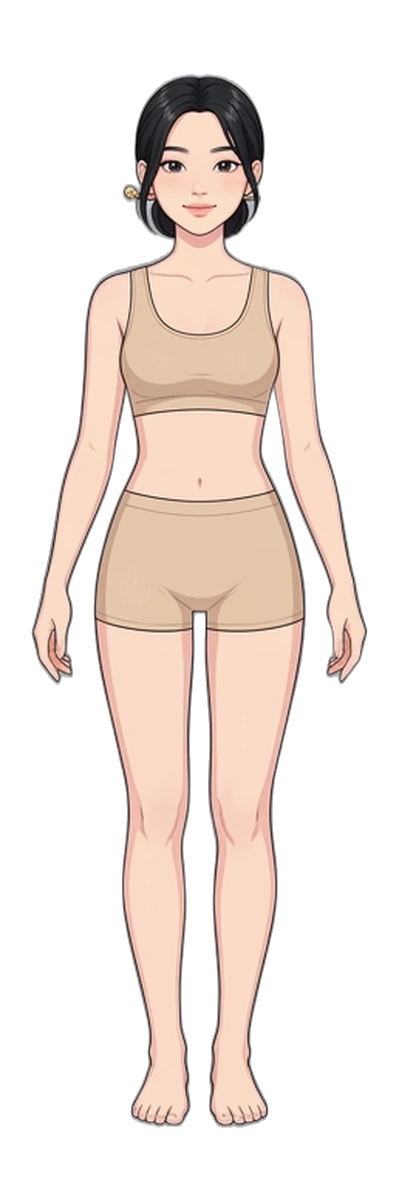
#> input picture art/reference/body.webp, 400 x 1200 px, found by its file name
$ python measure_body.py
#> lines starting #> are read from the running program, lines starting #| are printed output that depends on the picture; after the words box and inside, x2 and y2 are one past the last pixel; in counts of white or black regions, pixels touching at a corner belong together
#!/usr/bin/env python3
"""In bảng bề ngang của ảnh body tham chiếu theo từng độ cao, để hiệu chỉnh ART_REF trong docs/js/avatar.js.

ART_REF gồm các mốc cơ thể (cổ, vai, ngực, eo, hông, đáy quần, gối, cổ chân, gót chân) trên ảnh body, đơn vị 200x600.
Avatar dùng chúng để kéo ảnh đồ cho khớp thân vector. Nếu bạn đổi art/reference/body.webp (hoặc vẽ lại tỉ lệ),
chạy tool này rồi cập nhật ART_REF cho khớp:
  - y  = độ cao của mốc (cột đầu tiên khi bề ngang thân thay đổi: eo = hẹp nhất, hông = rộng nhất, "tách đôi" = đáy quần...)
  - hw = nửa bề ngang tại mốc đó (cột "nửa rộng"; phần trên tính cả tay, phần dưới tính cả hai chân)

Cách dùng (cần: pip install pillow numpy):   python tools/measure_body.py [art/reference/body.webp] [bước=15]
"""
import sys
from pathlib import Path

import numpy as np
from PIL import Image

path = Path(sys.argv[1] if len(sys.argv) > 1 else 'art/reference/body.webp')
step = int(sys.argv[2]) if len(sys.argv) > 2 else 15
alpha = np.array(Image.open(path).convert('RGBA'))[:, :, 3] > 40
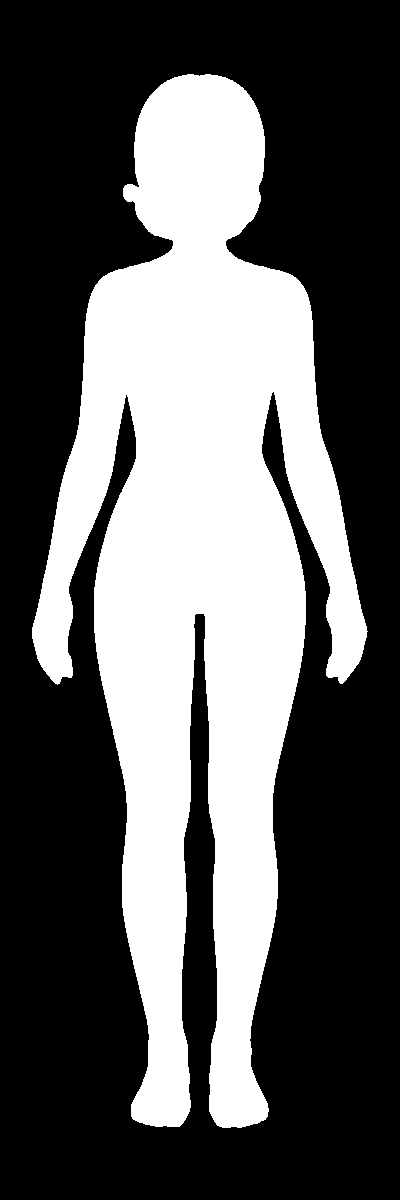
#> alpha: shape (1200, 400) bool; 36.1% white; 1 white region, box (x1, y1, x2, y2) and area: (32, 74, 368, 1128) 173359
h, w = alpha.shape
#> h = 1200; w = 400
sx, sy = 200 / w, 600 / h                                  # về đơn vị 200x600
#> sx = 0.5; sy = 0.5


def runs(row):
    xs = np.where(row)[0]
    if not len(xs):
        return []
    out, start, prev = [], xs[0], xs[0]
    for x in xs[1:]:
        if x != prev + 1:
            out.append((start, prev)); start = x
        prev = x
    out.append((start, prev))
    return out


ys = np.where(alpha.any(axis=1))[0]
#> ys = 1054 values from 74 to 1127
print(f'{path}: {w}x{h}px, cao từ y={ys[0] * sy:.0f} đến y={ys[-1] * sy:.0f} (đơn vị 200x600)\n')
#| art/reference/body.webp: 400x1200px, cao từ y=37 đến y=564 (đơn vị 200x600)
print(f'{"y":>5}  {"nửa rộng":>8}  các đoạn x (>1 đoạn = tay/chân tách khỏi thân)')
for y in range(int(ys[0] * sy), int(ys[-1] * sy), step):
    r = runs(alpha[int(y / sy)])
    if r:
        total = (r[-1][1] - r[0][0] + 1) * sx / 2
        print(f'{y:5d}  {total:8.1f}  ' + ' '.join(f'{a * sx:.0f}-{b * sx:.0f}' for a, b in r))
#> this loop made 36 passes
#> (r, total) on passes 1 to 12: ([(187, 193), (205, 210)], 6), ([(144, 254)], 27.75), ([(135, 263)], 32.25), ([(135, 263)], 32.25), ([(123, 259)], 34.25), ([(143, 246)], 26), ([(165, 232)], 17), ([(96, 301)], 51.5), ([(86, 311)], 56.5), ([(84, 313)], 57.5), ([(83, 314)], 58), ([(81, 123), (129, 269), (276, 316)], 59)
#|    37       6.0  94-96 102-105
#|    52      27.8  72-127
#|    67      32.2  68-132
#|    82      32.2  68-132
#|    97      34.2  62-130
#|   112      26.0  72-123
#|   127      17.0  82-116
#|   142      51.5  48-150
#> (further printed lines are left out)
